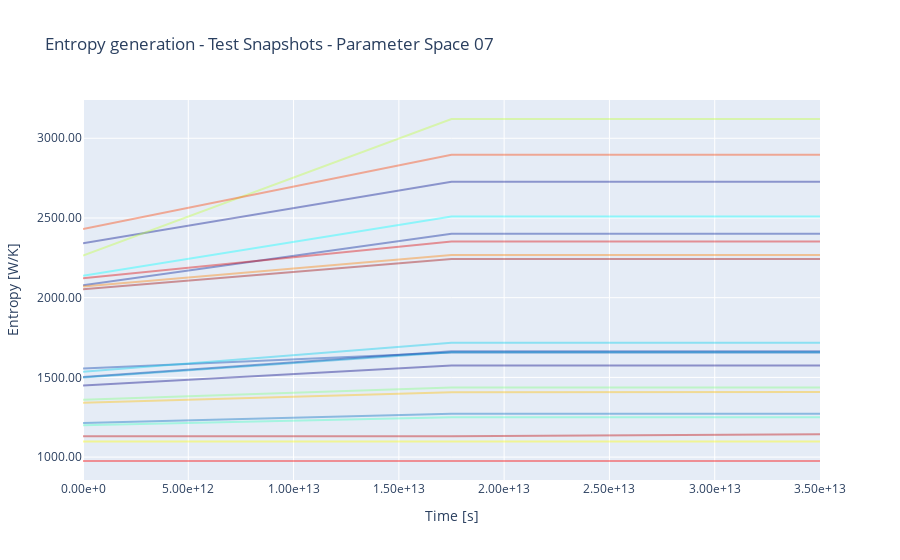

Notebook code cell kept with this figure:
### Markdown cell above
### Plot entropy generation

### Code cell
# comsol_data_ref  = COMSOL_VTU( ROOT / "data" / PARAMETER_SPACE / "Training" / f"{DATA_TYPE}_000.vtu")
fig = go.Figure()

for idx_snap, entropies in enumerate(entropy_gen_unit):
    fig.add_trace(go.Scatter(x=list(comsol_data_ref.times.values()),
                             y=entropies,
                                mode='lines',
                                name=f"{idx_snap:03d}",
                                opacity=0.4,
                            line=dict(color=colors[idx_snap])
                ))
    
fig.update_layout(
    xaxis_tickformat='.2e',  # Format x-axis numbers to 2 decimal places
    yaxis_tickformat='.2f',  # Format y-axis numbers to 2 decimal places
    showlegend=False,        # Hide the legend
    title=f"Entropy generation - {DATA_TYPE} Snapshots - Parameter Space {PARAMETER_SPACE}",       # Optional: add a title
    xaxis_title="Time [s]",    # Optional: label for x-axis
    yaxis_title="Entropy [W/K]"     # Optional: label for y-axis
)
if IS_EXPORT:
    fig.write_image(export_folder / f"{DATA_TYPE}_EntropyGeneration.png")
    fig.write_html(export_folder / f"{DATA_TYPE}_EntropyGeneration.html")
fig.show()

### Figure 1 — Plotly figure (JSON) as saved in the notebook; plotly's stock layout.template omitted (floating-point values rounded to 4 significant figures)
{"data": [{"line": {"color": "rgb(0, 0, 131)"}, "mode": "lines", "name": "000", "opacity": 0.4, "type": "scatter", "x": [0, 17500000000000, 35000000000000], "y": [1449.0, 1575.0, 1575.0]}, {"line": {"color": "rgb(0, 15, 141)"}, "mode": "lines", "name": "001", "opacity": 0.4, "type": "scatter", "x": [0, 17500000000000, 35000000000000], "y": [2341.0, 2728.0, 2728.0]}, {"line": {"color": "rgb(0, 30, 150)"}, "mode": "lines", "name": "002", "opacity": 0.4, "type": "scatter", "x": [0, 17500000000000, 35000000000000], "y": [2078.0, 2401.0, 2401.0]}, {"line": {"color": "rgb(0, 45, 160)"}, "mode": "lines", "name": "003", "opacity": 0.4, "type": "scatter", "x": [0, 17500000000000, 35000000000000], "y": [1503.0, 1664.0, 1664.0]}, {"line": {"color": "rgb(0, 60, 170)"}, "mode": "lines", "name": "004", "opacity": 0.4, "type": "scatter", "x": [0, 17500000000000, 35000000000000], "y": [1556.0, 1656.0, 1656.0]}, {"line": {"color": "rgb(1, 109, 191)"}, "mode": "lines", "name": "005", "opacity": 0.4, "type": "scatter", "x": [0, 17500000000000, 35000000000000], "y": [1214.0, 1272.0, 1272.0]}, {"line": {"color": "rgb(2, 157, 212)"}, "mode": "lines", "name": "006", "opacity": 0.4, "type": "scatter", "x": [0, 17500000000000, 35000000000000], "y": [1499.0, 1658.0, 1658.0]}, {"line": {"color": "rgb(4, 206, 234)"}, "mode": "lines", "name": "007", "opacity": 0.4, "type": "scatter", "x": [0, 17500000000000, 35000000000000], "y": [1535.0, 1718.0, 1718.0]}, {"line": {"color": "rgb(5, 255, 255)"}, "mode": "lines", "name": "008", "opacity": 0.4, "type": "scatter", "x": [0, 17500000000000, 35000000000000], "y": [2138.0, 2508.0, 2508.0]}, {"line": {"color": "rgb(67, 255, 191)"}, "mode": "lines", "name": "009", "opacity": 0.4, "type": "scatter", "x": [0, 17500000000000, 35000000000000], "y": [1200.0, 1251.0, 1251.0]}, {"line": {"color": "rgb(130, 255, 128)"}, "mode": "lines", "name": "010", "opacity": 0.4, "type": "scatter", "x": [0, 17500000000000, 35000000000000], "y": [1360.0, 1436.0, 1436.0]}, {"line": {"color": "rgb(192, 255, 64)"}, "mode": "lines", "name": "011", "opacity": 0.4, "type": "scatter", "x": [0, 17500000000000, 35000000000000], "y": [2265.0, 3121.0, 3121.0]}, {"line": {"color": "rgb(255, 255, 0)"}, "mode": "lines", "name": "012", "opacity": 0.4, "type": "scatter", "x": [0, 17500000000000, 35000000000000], "y": [1098.0, 1099.0, 1099.0]}, {"line": {"color": "rgb(254, 191, 0)"}, "mode": "lines", "name": "013", "opacity": 0.4, "type": "scatter", "x": [0, 17500000000000, 35000000000000], "y": [1340.0, 1407.0, 1408.0]}, {"line": {"color": "rgb(252, 128, 0)"}, "mode": "lines", "name": "014", "opacity": 0.4, "type": "scatter", "x": [0, 17500000000000, 35000000000000], "y": [2070.0, 2268.0, 2268.0]}, {"line": {"color": "rgb(251, 64, 0)"}, "mode": "lines", "name": "015", "opacity": 0.4, "type": "scatter", "x": [0, 17500000000000, 35000000000000], "y": [2431.0, 2896.0, 2896.0]}, {"line": {"color": "rgb(250, 0, 0)"}, "mode": "lines", "name": "016", "opacity": 0.4, "type": "scatter", "x": [0, 17500000000000, 35000000000000], "y": [975.5, 975.6, 975.6]}, {"line": {"color": "rgb(220, 0, 0)"}, "mode": "lines", "name": "017", "opacity": 0.4, "type": "scatter", "x": [0, 17500000000000, 35000000000000], "y": [2122.0, 2352.0, 2352.0]}, {"line": {"color": "rgb(189, 0, 0)"}, "mode": "lines", "name": "018", "opacity": 0.4, "type": "scatter", "x": [0, 17500000000000, 35000000000000], "y": [1131.0, 1131.0, 1144.0]}, {"line": {"color": "rgb(159, 0, 0)"}, "mode": "lines", "name": "019", "opacity": 0.4, "type": "scatter", "x": [0, 17500000000000, 35000000000000], "y": [2053.0, 2242.0, 2242.0]}], "layout": {"showlegend": false, "title": {"text": "Entropy generation - Test Snapshots - Parameter Space 07"}, "xaxis": {"tickformat": ".2e", "title": {"text": "Time [s]"}}, "yaxis": {"tickformat": ".2f", "title": {"text": "Entropy [W/K]"}}}}
